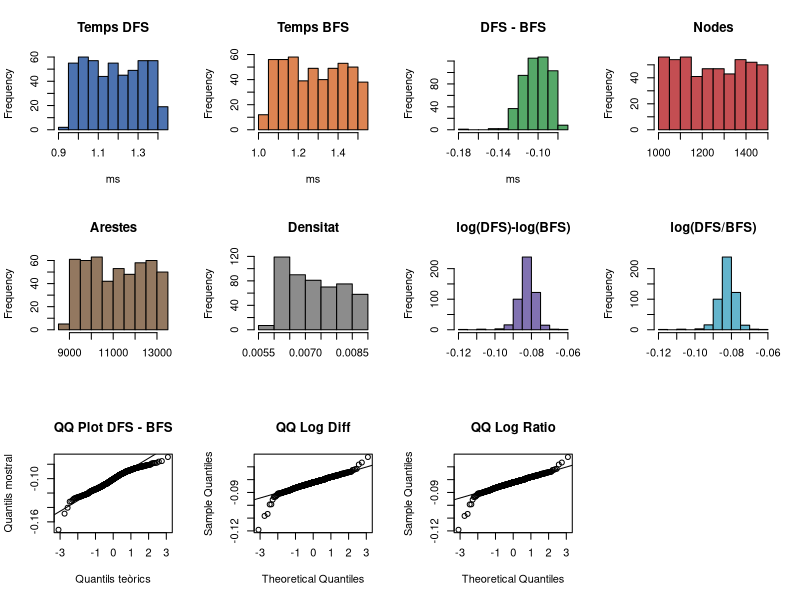
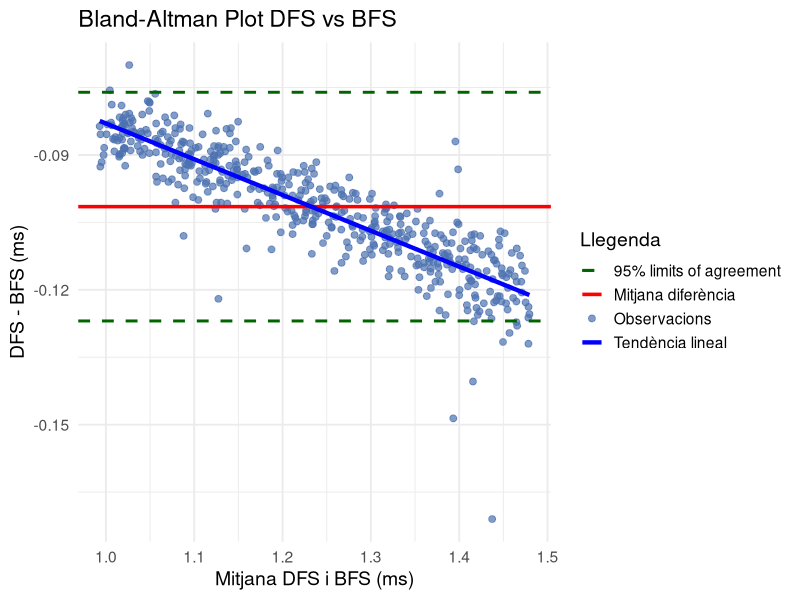
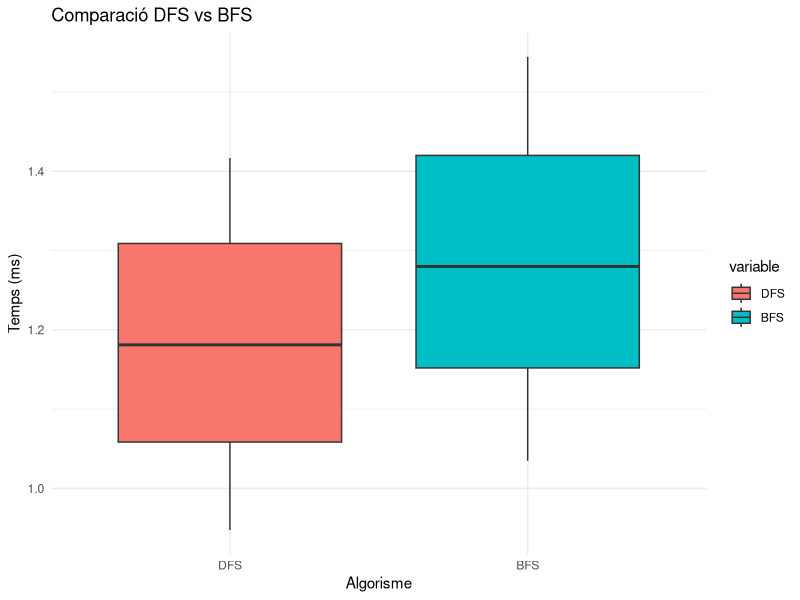

Recreate these plots in R, in order.
# MIT License
#
# Copyright (c) 2026 ケイト
#
# Permission is hereby granted, free of charge, to any person obtaining a copy
# of this software and associated documentation files (the "Software"), to deal
# in the Software without restriction, including without limitation the rights
# to use, copy, modify, merge, publish, distribute, sublicense, and/or sell
# copies of the Software, and to permit persons to do so, subject to the
# following conditions:
#
# The above copyright notice and this permission notice shall be included in all
# copies or substantial portions of the Software.
#
# THE SOFTWARE IS PROVIDED "AS IS", WITHOUT WARRANTY OF ANY KIND, EXPRESS OR
# IMPLIED, INCLUDING BUT NOT LIMITED TO THE WARRANTIES OF MERCHANTABILITY,
# FITNESS FOR A PARTICULAR PURPOSE AND NONINFRINGEMENT. IN NO EVENT SHALL THE
# AUTHORS OR COPYRIGHT HOLDERS BE LIABLE FOR ANY CLAIM, DAMAGES OR OTHER
# LIABILITY, WHETHER IN AN ACTION OF CONTRACT, TORT OR OTHERWISE, ARISING FROM,
# OUT OF OR IN CONNECTION WITH THE SOFTWARE OR THE USE OR OTHER DEALINGS IN THE
# SOFTWARE.

###############################################################
# 0. Càrrega segura de llibreries necessàries
# (només s’instal·len si no estan disponibles)
###############################################################
if (!requireNamespace("ggplot2", quietly = TRUE)) {
  install.packages("ggplot2")
}

if (!requireNamespace("reshape2", quietly = TRUE)) {
  install.packages("reshape2")
}

library(ggplot2)
library(reshape2)

# =========================================================
# Llegir dades dels benchmarks
# =========================================================

data_0 <- read.csv(
  "report_0.csv",
  check.names = FALSE,
  stringsAsFactors = FALSE
)

data_1 <- read.csv(
  "report_1.csv",
  check.names = FALSE,
  stringsAsFactors = FALSE
)

data_2 <- read.csv(
  "report_2.csv",
  check.names = FALSE,
  stringsAsFactors = FALSE
)

data_3 <- read.csv(
  "report_3.csv",
  check.names = FALSE,
  stringsAsFactors = FALSE
)

data_4 <- read.csv(
  "report_4.csv",
  check.names = FALSE,
  stringsAsFactors = FALSE
)

# =========================================================
# Funció auxiliar per detectar columnes
# =========================================================

find_col <- function(pattern, data) {

  cols <- colnames(data)

  m <- grep(
    pattern,
    cols,
    ignore.case = TRUE
  )

  if (length(m) == 0) {
    stop(paste("Columna no trobada:", pattern))
  }

  cols[m[1]]
}

# =========================================================
# Detectar columnes
# =========================================================

graph_name_col <- find_col("Graph Name", data_0)
density_col    <- find_col("Density", data_0)
nodes_col      <- find_col("Node Count", data_0)
edges_col      <- find_col("Edge Count", data_0)
start_node_col <- find_col("Start Node", data_0)

bfs_col <- find_col("BFS Time", data_0)
dfs_col <- find_col("DFS Time", data_0)

# =========================================================
# Construir matrius de temps
# Cada columna = una execució
# =========================================================

bfs_times <- cbind(
  data_0[[bfs_col]],
  data_1[[bfs_col]],
  data_2[[bfs_col]],
  data_3[[bfs_col]],
  data_4[[bfs_col]]
)

dfs_times <- cbind(
  data_0[[dfs_col]],
  data_1[[dfs_col]],
  data_2[[dfs_col]],
  data_3[[dfs_col]],
  data_4[[dfs_col]]
)

# =========================================================
# Calcular mitjanes. Per reduir soroll de dades i suavitzar
# variabilitat
# =========================================================

bfs_mean <- rowMeans(
  bfs_times,
  na.rm = TRUE
)

dfs_mean <- rowMeans(
  dfs_times,
  na.rm = TRUE
)

# =========================================================
# Crear dataset final
# =========================================================

paired <- data_0

paired$BFS_Mean <- bfs_mean
paired$DFS_Mean <- dfs_mean

# =========================================================
# Diferència directa
# Negatiu -> DFS més ràpid
# =========================================================

paired$Diff <-
  paired$DFS_Mean -
  paired$BFS_Mean

# =========================================================
# Diferència de logaritmes
# =========================================================

paired$Log_Diff <-
  log(paired$DFS_Mean) -
  log(paired$BFS_Mean)

# =========================================================
# Logaritme del ratio
# =========================================================

paired$Log_Ratio <-
  log(
    paired$DFS_Mean /
    paired$BFS_Mean
  )

# =========================================================
# Ratio original
# < 1 -> DFS més ràpid
# =========================================================

paired$Ratio <-
  paired$DFS_Mean /
  paired$BFS_Mean

# =========================================================
# Eliminar files amb NA
# =========================================================

paired <- paired[
  !is.na(paired$BFS_Mean) &
  !is.na(paired$DFS_Mean),
]

cat(
  "Observacions aparellades:",
  nrow(paired),
  "\n"
)

# =========================================================
# Estadística descriptiva
# =========================================================

paired$Mean_Time <-
  (
    paired$DFS_Mean +
    paired$BFS_Mean
  ) / 2

paired$Diff_Time <-
  paired$DFS_Mean -
  paired$BFS_Mean

mean_diff <- mean(paired$Diff_Time)
sd_diff <- sd(paired$Diff_Time)

upper_limit <- mean_diff + 1.96 * sd_diff
lower_limit <- mean_diff - 1.96 * sd_diff

cat("\n=============================\n")
cat("MITJANES GLOBALS\n")
cat("=============================\n")

cat(
  "DFS Mean:",
  mean(paired$DFS_Mean),
  "ms\n"
)

cat(
  "BFS Mean:",
  mean(paired$BFS_Mean),
  "ms\n"
)

cat(
  "Diff Mean:",
  mean(paired$Diff),
  "ms\n"
)

cat(
  "DFS SD:",
  sd(paired$DFS_Mean),
  "ms\n"
)

cat(
  "BFS SD:",
  sd(paired$BFS_Mean),
  "ms\n"
)

cat(
  "Diff SD:",
  sd(paired$Diff),
  "ms\n"
)

cat(
  "Mean Ratio DFS/BFS:",
  mean(paired$Ratio),
  "\n"
)

# =========================================================
# T-TESTS
# =========================================================

cat("\n=============================\n")
cat("PAIRED T-TEST\n")
cat("=============================\n")

print(
  t.test(
    paired$DFS_Mean,
    paired$BFS_Mean,
    paired = TRUE,
    conf.level = 0.95
  )
)

cat("\n=============================\n")
cat("PAIRED T-TEST LOGS\n")
cat("=============================\n")

print(
  t.test(
    log(paired$DFS_Mean),
    log(paired$BFS_Mean),
    paired = TRUE,
    conf.level = 0.95
  )
)

# =========================================================
# HISTOGRAMES
# =========================================================

png(
  "histograms.png",
  width = 1800,
  height = 1200
)

par(mfrow = c(3, 4))

# =========================================================
# Temps originals
# =========================================================

hist(
  paired$DFS_Mean,
  col = "#4C72B0",
  main = "Temps DFS",
  xlab = "ms"
)

hist(
  paired$BFS_Mean,
  col = "#DD8452",
  main = "Temps BFS",
  xlab = "ms"
)

hist(
  paired$Diff,
  col = "#55A868",
  main = "DFS - BFS",
  xlab = "ms"
)

# =========================================================
# Característiques graf
# =========================================================

hist(
  paired[[nodes_col]],
  col = "#C44E52",
  main = "Nodes",
  xlab = ""
)

hist(
  paired[[edges_col]],
  col = "#937860",
  main = "Arestes",
  xlab = ""
)

hist(
  paired[[density_col]],
  col = "#8C8C8C",
  main = "Densitat",
  xlab = ""
)

# =========================================================
# Diferència logs
# =========================================================

hist(
  paired$Log_Diff,
  col = "#8172B2",
  main = "log(DFS)-log(BFS)",
  xlab = ""
)

hist(
  paired$Log_Ratio,
  col = "#64B5CD",
  main = "log(DFS/BFS)",
  xlab = ""
)

# =========================================================
# QQ Plots
# =========================================================

qqnorm(
  paired$Diff,
  main = "QQ Plot DFS - BFS",
  ylab = "Quantils mostral",
  xlab = "Quantils teòrics"
)

qqline(paired$Diff)

qqnorm(
  paired$Log_Diff,
  main = "QQ Log Diff"
)

qqline(paired$Log_Diff)

qqnorm(
  paired$Log_Ratio,
  main = "QQ Log Ratio"
)

qqline(paired$Log_Ratio)

dev.off()

# =========================================================
# Bland-Altman Plot with ggplot2
# =========================================================


png(
  "bland_altman.png",
  width = 1000,
  height = 700
)

ggplot(
  paired,
  aes(
    x = Mean_Time,
    y = Diff_Time
  )
) +

  # =====================================================
  # Scatter points
  # =====================================================

  geom_point(
    aes(color = "Observacions"),
    alpha = 0.7,
    size = 2
  ) +

  # =====================================================
  # Mean difference
  # =====================================================

  geom_hline(
    aes(
      yintercept = mean_diff,
      color = "Mitjana diferència"
    ),
    linewidth = 1.2
  ) +

  # =====================================================
  # Upper agreement limit
  # =====================================================

  geom_hline(
    aes(
      yintercept = upper_limit,
      color = "95% limits of agreement"
    ),
    linetype = "dashed",
    linewidth = 1
  ) +

  # =====================================================
  # Lower agreement limit
  # =====================================================

  geom_hline(
    aes(
      yintercept = lower_limit,
      color = "95% limits of agreement"
    ),
    linetype = "dashed",
    linewidth = 1
  ) +

  # =====================================================
  # Regression line
  # =====================================================

  geom_smooth(
    aes(color = "Tendència lineal"),
    method = "lm",
    se = FALSE,
    linewidth = 1.5
  ) +

  # =====================================================
  # Labels
  # =====================================================

  labs(
    title = "Bland-Altman Plot DFS vs BFS",
    x = "Mitjana DFS i BFS (ms)",
    y = "DFS - BFS (ms)",
    color = "Llegenda"
  ) +

  # =====================================================
  # Custom colors
  # =====================================================

  scale_color_manual(
    values = c(
      "Observacions" = "#4C72B0",
      "Mitjana diferència" = "red",
      "95% limits of agreement" = "darkgreen",
      "Tendència lineal" = "blue"
    )
  ) +

  # =====================================================
  # Theme
  # =====================================================

  theme_minimal(base_size = 14)

dev.off()

# =========================================================
# BOXPLOT
# =========================================================

plot_data <- data.frame(
  DFS = paired$DFS_Mean,
  BFS = paired$BFS_Mean
)

melted <- melt(plot_data)

png(
  "boxplot.png",
  width = 800,
  height = 600
)

ggplot(
  melted,
  aes(
    x = variable,
    y = value,
    fill = variable
  )
) +
  geom_boxplot() +
  labs(
    title = "Comparació DFS vs BFS",
    x = "Algorisme",
    y = "Temps (ms)"
  ) +
  theme_minimal()

dev.off()

# =========================================================
# Exportar resultats
# =========================================================

write.csv(
  paired,
  "paired_results.csv",
  row.names = FALSE
)

cat("\nFitxers generats:\n")
cat("- boxplot.png\n")
cat("- histograms.png\n")
cat("- paired_results.csv\n")
